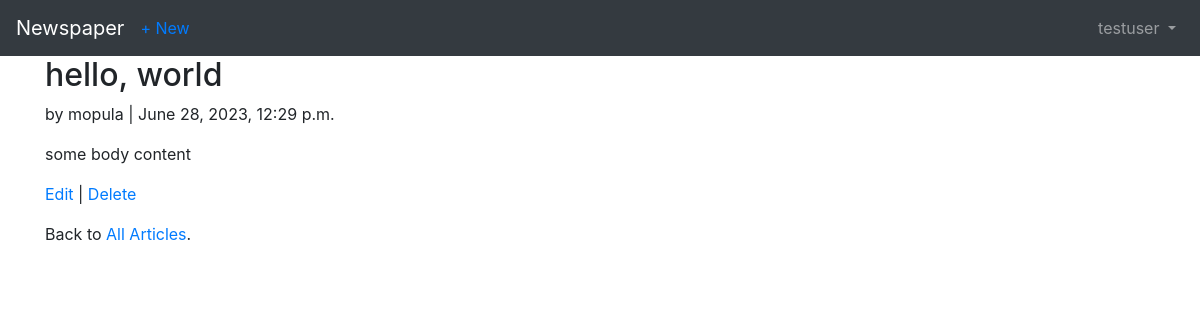
Screenshot of /articles/1/ (signed in) with the database file from the repository.
### accounts/models.py (models this page shows)
class CustomUser(AbstractUser):
      age = models.PositiveBigIntegerField(null=True, blank=True)

### articles/models.py (models this page shows, shortened)
class Article(models.Model):
      title = models.CharField(max_length=255)
      body = models.TextField()
      date = models.DateTimeField(auto_now_add=True)
      author = models.ForeignKey(
            get_user_model(),
            on_delete=models.CASCADE,
      )

### articles/views.py (the view)
class ArticleDetailView(LoginRequiredMixin, DetailView):
      model = Article
      template_name = 'article_detail.html'

### articles/templates/article_detail.html
{% extends 'base.html' %}
{% block content %}
      <div class="article-entry">
            <h2>{{ object.title }}</h2>
            <p>by {{ object.author }} | {{ object.date }}</p>
            <p>{{ object.body }}</p>
      </div>
      <p><a href="{% url 'article_edit' article.pk %}">Edit</a> |
            <a href="{% url 'article_delete' article.pk %}">Delete</a></p>
      <p>Back to <a href="{% url 'article_list' %}">All Articles</a>.</p>
{% endblock content %}

### accounts/templates/base.html (shortened to what this page needs)
<!DOCTYPE html>
<html>
<head>
      <link rel="stylesheet" href="https://cdn.jsdelivr.net/npm/bootstrap@4.5.3/dist/css/bootstrap.min.css">
</head>
<body>
      <nav class="navbar navbar-expand-lg navbar-dark bg-dark">
            <a class="navbar-brand" href="{% url 'home' %}" >Newspaper</a>
            <ul class="navbar-nav mr-auto">
                  <li class="nav-item">
                  <a href="{% url 'article_new' %}">+ New</a></li>
            </ul>
            <div class="collapse navbar-collapse" id="navbarSupportedContent">
                  {% if user.is_authenticated %}
                  <ul class="navbar-nav ml-auto">
                        <li class="nav-item">
                              <a class="nav-link dropdown-toggle" href="#" id="navbarDropdown" role="button" data-toggle="dropdown" aria-haspopup="true" aria-expanded="false">
                                    {{ user.username }}
                              </a>
                        </li>
                  </ul>
                  {% else %}
                  <form class="form-inline ml-auto">
                        <a href="{% url 'login' %}" class="btn btn-ouline-secondry">Log in</a>
                        <a href="{% url 'signup' %}" class="btn btn-primary ml-2">Sign up</a>
                  </form>
                  {% endif %}
            </div>
      </nav>
      <main>
            <div class="container">
                  {% block content %}
                  {% endblock content %}
            </div>
      </main>
</body>
</html>

### rows the page displays
CustomUser: username "testuser"
Article: title "hello, world", author "mopula", date "June 28, 2023, 12:29 p.m.", body "some body content"
